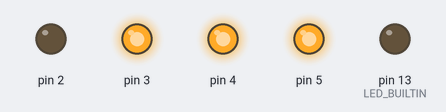
A sketch run on a simulated Arduino Uno, built with avr-gcc and run on an emulated ATmega328P. Shown: output pins drawn as LEDs (lit = HIGH).

Above: at 0.15 s.
At 1.25 s:
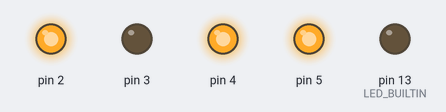
At 19.85 s:
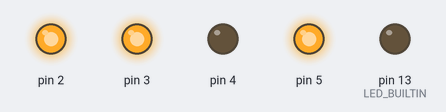
At 39.95 s:
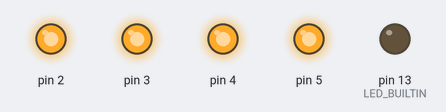
Timing chart, 0 to 40.0 s (numbered marks = the images above):
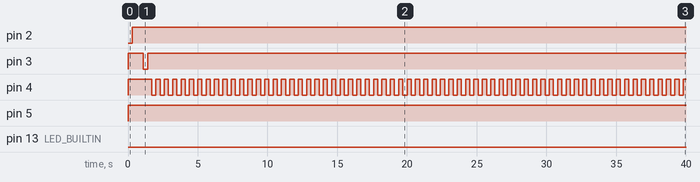

Measured:
- by itself, pin 2: LOW → HIGH at 0.30 s
- by itself, pin 3: HIGH → LOW at 1.1 s, → HIGH 0.30 s later
- by itself, pin 4: alternates HIGH for 0.30 s and LOW for 0.30 s

The sketch:

BDSP_Darkrai_shiny_hunting.ino
```cpp
/*
 * BDSP Darkrai shiny hunting (4 days)
 * buttons needed
 * HOME X A UP
 */

const int T = 300;
int blinke = 0;
const int HOME = 2;
const int X = 3;
const int A = 4;
const int UP = 5;

void setup() {
  for (int i = 2; i <= 5; i++) { // Set all pins as outputs and 1
    pinMode(i, OUTPUT);
    digitalWrite(i, HIGH);
  }
  pinMode(LED_BUILTIN, OUTPUT);
  digitalWrite(LED_BUILTIN, LOW);
}

void loop() { // Start at battle with darkrai so reset of the arduino will open home and restart game
  // Restart game
  button(HOME, T);
  delay(500);
  button(X, T);

  for (int i = 0; i <= (40000/T/2); i++){ // 40 sec to load
    button(A, T);
  }

  digitalWrite(LED_BUILTIN, HIGH);
  button(UP, T); // Engage

  for (int i = 0; i <= (13000/T/2); i++){ // animation
    button(A, T);
  }

  blinke = 1;
  for (int i = 0; i <= (15000/T/2); i++){ // blink and spam first move, waiting for reset
    button(A, T);
  }
  blinke = 0;
  digitalWrite(LED_BUILTIN, LOW);
}

void button(int btn, int timing) {
  digitalWrite(btn, LOW);
  if (blinke) digitalWrite(LED_BUILTIN, !digitalRead(LED_BUILTIN));
  delay(timing);
  digitalWrite(btn, HIGH);
  if (blinke) digitalWrite(LED_BUILTIN, !digitalRead(LED_BUILTIN));
  delay(timing);
}
```
